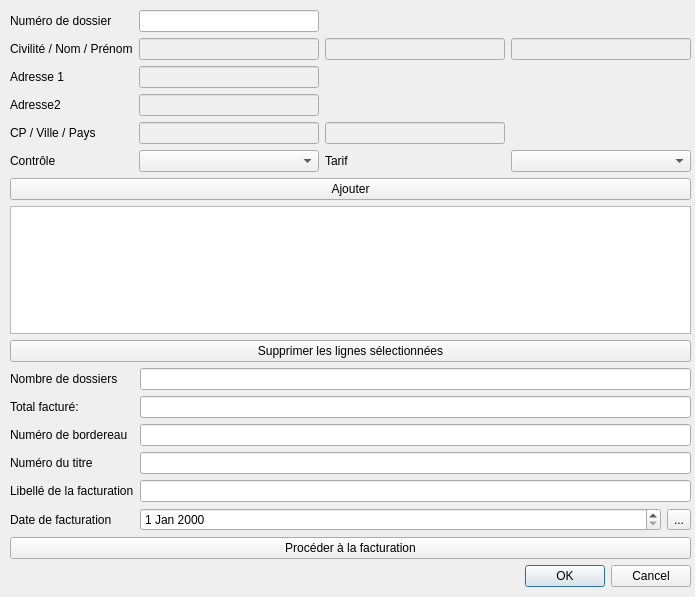
<?xml version="1.0" encoding="UTF-8"?>
<ui version="4.0">
 <class>CcpaSpancExportFactures</class>
 <widget class="QDialog" name="CcpaSpancExportFactures">
  <property name="geometry">
   <rect>
    <x>0</x>
    <y>0</y>
    <width>695</width>
    <height>597</height>
   </rect>
  </property>
  <property name="windowTitle">
   <string>Facturation</string>
  </property>
  <widget class="QWidget" name="verticalLayoutWidget">
   <property name="geometry">
    <rect>
     <x>10</x>
     <y>10</y>
     <width>681</width>
     <height>577</height>
    </rect>
   </property>
   <layout class="QVBoxLayout" name="verticalLayout">
    <item>
     <layout class="QGridLayout" name="gridLayout">
      <item row="1" column="1">
       <widget class="QLineEdit" name="civilite">
        <property name="enabled">
         <bool>false</bool>
        </property>
       </widget>
      </item>
      <item row="1" column="2">
       <widget class="QLineEdit" name="nom">
        <property name="enabled">
         <bool>false</bool>
        </property>
       </widget>
      </item>
      <item row="1" column="0">
       <widget class="QLabel" name="label_2">
        <property name="text">
         <string>Civilité / Nom / Prénom</string>
        </property>
       </widget>
      </item>
      <item row="2" column="1">
       <widget class="QLineEdit" name="adresse1">
        <property name="enabled">
         <bool>false</bool>
        </property>
       </widget>
      </item>
      <item row="3" column="0">
       <widget class="QLabel" name="label_4">
        <property name="text">
         <string>Adresse2</string>
        </property>
       </widget>
      </item>
      <item row="4" column="0">
       <widget class="QLabel" name="label_5">
        <property name="text">
         <string>CP / Ville / Pays</string>
        </property>
       </widget>
      </item>
      <item row="1" column="3">
       <widget class="QLineEdit" name="prenom">
        <property name="enabled">
         <bool>false</bool>
        </property>
       </widget>
      </item>
      <item row="2" column="0">
       <widget class="QLabel" name="label_3">
        <property name="text">
         <string>Adresse 1</string>
        </property>
       </widget>
      </item>
      <item row="3" column="1">
       <widget class="QLineEdit" name="adresse2">
        <property name="enabled">
         <bool>false</bool>
        </property>
       </widget>
      </item>
      <item row="4" column="1">
       <widget class="QLineEdit" name="cd">
        <property name="enabled">
         <bool>false</bool>
        </property>
       </widget>
      </item>
      <item row="4" column="2">
       <widget class="QLineEdit" name="ville">
        <property name="enabled">
         <bool>false</bool>
        </property>
       </widget>
      </item>
      <item row="0" column="0">
       <widget class="QLabel" name="label">
        <property name="text">
         <string>Numéro de dossier</string>
        </property>
       </widget>
      </item>
      <item row="0" column="1">
       <widget class="QLineEdit" name="noDossier"/>
      </item>
      <item row="5" column="0">
       <widget class="QLabel" name="label_6">
        <property name="text">
         <string>Contrôle</string>
        </property>
       </widget>
      </item>
      <item row="5" column="1">
       <widget class="CcpaSpancCombo" name="controle"/>
      </item>
      <item row="5" column="2">
       <widget class="QLabel" name="label_7">
        <property name="text">
         <string>Tarif</string>
        </property>
       </widget>
      </item>
      <item row="5" column="3">
       <widget class="CcpaSpancCombo" name="tarif"/>
      </item>
     </layout>
    </item>
    <item>
     <widget class="QPushButton" name="pushButton">
      <property name="text">
       <string>Ajouter</string>
      </property>
     </widget>
    </item>
    <item>
     <widget class="QTableView" name="listView"/>
    </item>
    <item>
     <widget class="QPushButton" name="pushButton_2">
      <property name="text">
       <string>Supprimer les lignes sélectionnées</string>
      </property>
     </widget>
    </item>
    <item>
     <layout class="QFormLayout" name="formLayout">
      <item row="0" column="0">
       <widget class="QLabel" name="nbDossiersL">
        <property name="text">
         <string>Nombre de dossiers</string>
        </property>
       </widget>
      </item>
      <item row="0" column="1">
       <widget class="QLineEdit" name="nbDossiers"/>
      </item>
      <item row="1" column="0">
       <widget class="QLabel" name="totalL">
        <property name="text">
         <string>Total facturé:</string>
        </property>
       </widget>
      </item>
      <item row="1" column="1">
       <widget class="QLineEdit" name="totalFacture"/>
      </item>
      <item row="2" column="0">
       <widget class="QLabel" name="numRoDeBordereauLabel">
        <property name="text">
         <string>Numéro de bordereau</string>
        </property>
       </widget>
      </item>
      <item row="2" column="1">
       <widget class="QLineEdit" name="noBordereau"/>
      </item>
      <item row="4" column="0">
       <widget class="QLabel" name="libellDeLaFacturationLabel">
        <property name="text">
         <string>Libellé de la facturation</string>
        </property>
       </widget>
      </item>
      <item row="4" column="1">
       <widget class="QLineEdit" name="labelFactu"/>
      </item>
      <item row="3" column="1">
       <widget class="QLineEdit" name="noTitre"/>
      </item>
      <item row="3" column="0">
       <widget class="QLabel" name="numRoDuTitreLabel">
        <property name="text">
         <string>Numéro du titre</string>
        </property>
       </widget>
      </item>
      <item row="8" column="1">
       <layout class="QHBoxLayout" name="horizontalLayout">
        <item>
         <widget class="QDateEdit" name="dateFactu"/>
        </item>
        <item>
         <widget class="QToolButton" name="toolButton">
          <property name="text">
           <string>...</string>
          </property>
         </widget>
        </item>
       </layout>
      </item>
      <item row="8" column="0">
       <widget class="QLabel" name="dateDeFacturationLabel">
        <property name="text">
         <string>Date de facturation</string>
        </property>
       </widget>
      </item>
     </layout>
    </item>
    <item>
     <widget class="QPushButton" name="pushButton_3">
      <property name="text">
       <string>Procéder à la facturation</string>
      </property>
     </widget>
    </item>
    <item>
     <widget class="QDialogButtonBox" name="buttonBox">
      <property name="orientation">
       <enum>Qt::Horizontal</enum>
      </property>
      <property name="standardButtons">
       <set>QDialogButtonBox::Cancel|QDialogButtonBox::Ok</set>
      </property>
     </widget>
    </item>
    <item>
     <layout class="QGridLayout" name="gridLayout_2"/>
    </item>
   </layout>
  </widget>
 </widget>
 <customwidgets>
  <customwidget>
   <class>CcpaSpancCombo</class>
   <extends>QComboBox</extends>
   <header>ccpaspanccombo.h</header>
  </customwidget>
 </customwidgets>
 <tabstops>
  <tabstop>noDossier</tabstop>
  <tabstop>civilite</tabstop>
  <tabstop>nom</tabstop>
  <tabstop>prenom</tabstop>
  <tabstop>adresse1</tabstop>
  <tabstop>adresse2</tabstop>
  <tabstop>cd</tabstop>
  <tabstop>ville</tabstop>
  <tabstop>controle</tabstop>
  <tabstop>tarif</tabstop>
  <tabstop>pushButton</tabstop>
  <tabstop>listView</tabstop>
  <tabstop>pushButton_2</tabstop>
  <tabstop>nbDossiers</tabstop>
  <tabstop>totalFacture</tabstop>
  <tabstop>noBordereau</tabstop>
  <tabstop>noTitre</tabstop>
  <tabstop>labelFactu</tabstop>
  <tabstop>pushButton_3</tabstop>
 </tabstops>
 <resources/>
 <connections>
  <connection>
   <sender>buttonBox</sender>
   <signal>accepted()</signal>
   <receiver>CcpaSpancExportFactures</receiver>
   <slot>accept()</slot>
   <hints>
    <hint type="sourcelabel">
     <x>248</x>
     <y>254</y>
    </hint>
    <hint type="destinationlabel">
     <x>157</x>
     <y>274</y>
    </hint>
   </hints>
  </connection>
  <connection>
   <sender>buttonBox</sender>
   <signal>rejected()</signal>
   <receiver>CcpaSpancExportFactures</receiver>
   <slot>reject()</slot>
   <hints>
    <hint type="sourcelabel">
     <x>316</x>
     <y>260</y>
    </hint>
    <hint type="destinationlabel">
     <x>286</x>
     <y>274</y>
    </hint>
   </hints>
  </connection>
 </connections>
</ui>
